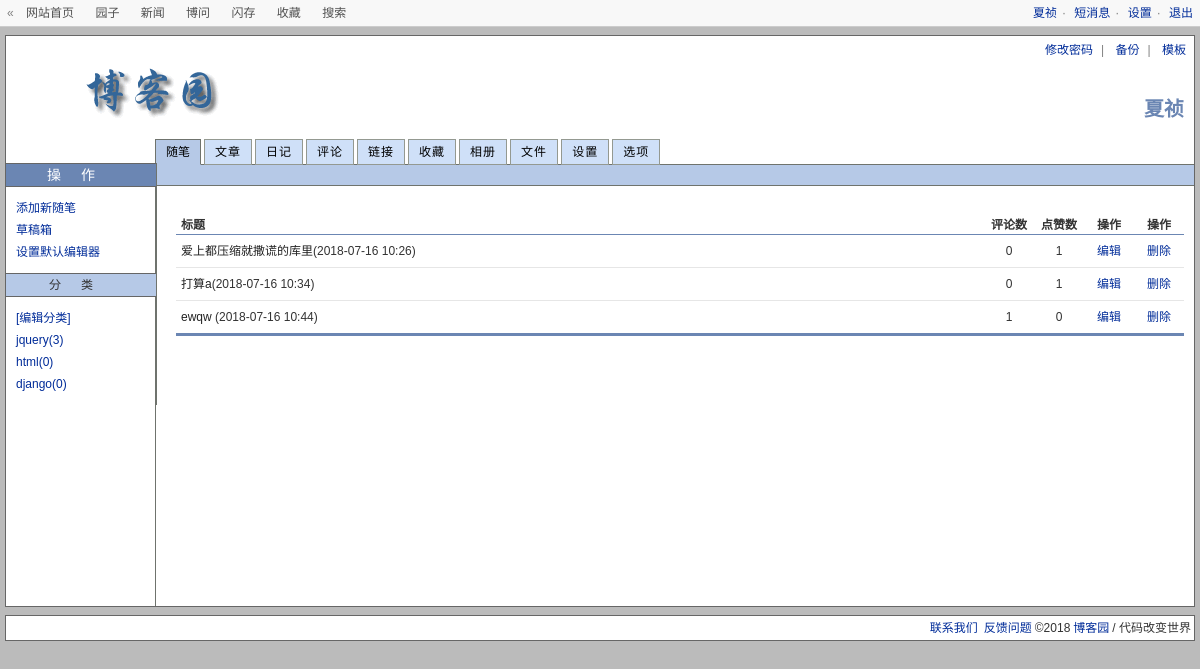
The app's page /backstage/ (signed in) with its own data.
### blog/models.py (models this page shows, shortened)
class UserInfo(AbstractUser):
    nid = models.AutoField(primary_key=True)
    telephone = models.CharField(max_length=11, null=True, unique=True)
    avatar = models.FileField(upload_to='avatars/', default="avatars/default.png")
    create_time = models.DateTimeField(verbose_name='创建时间', auto_now_add=True)
    blog = models.OneToOneField(to='Blog', to_field='nid', null=True, on_delete=models.CASCADE)

class Article(models.Model):
    nid = models.AutoField(primary_key=True)
    title = models.CharField(max_length=50, verbose_name='文章标题')
    desc = models.CharField(max_length=255, verbose_name='文章描述')
    create_time = models.DateTimeField(verbose_name='创建时间', auto_now_add=True)
    content = models.TextField()
    comment_count = models.IntegerField(default=0)
    up_count = models.IntegerField(default=0)
    down_count = models.IntegerField(default=0)
    user = models.ForeignKey(verbose_name='作者', to='UserInfo', to_field='nid', on_delete=models.CASCADE)
    category = models.ForeignKey(to='Category', to_field='nid', null=True, on_delete=models.CASCADE)
    tags = models.ManyToManyField(
        to="Tag",
        through='Article2Tag',
    )

class Category(models.Model):
    nid = models.AutoField(primary_key=True)
    title = models.CharField(verbose_name='分类标题', max_length=32)
    blog = models.ForeignKey(verbose_name='所属博客', to='Blog', to_field='nid', on_delete=models.CASCADE)

### blog/views.py (the view)
# urls.py: path('backstage/', views.backstage),
def backstage(request):
    if not request.user.is_authenticated:
        return render(request, 'login.html')
    user=request.user
    blog = user.blog
    article_lis=Article.objects.filter(user=user).all()
    cate_list = Category.objects.filter(blog=blog).annotate(c=Count("article__title")).values_list("title", "c")
    return render(request,'backstage.html',locals())

### templates/backstage.html (shortened to what this page needs)
<!DOCTYPE html>
<html lang="en">
<head>
    {% block link %}
      <link rel="stylesheet" href="/static/css/backstage.css">
    {% endblock %}
</head>
<body>
<div id="top_nav">
        <div id="left">
            «  <a href="/index/">网站首页</a>
            <a href="javascript:void(0)">园子</a>
            <a href="javascript:void(0)">新闻</a>
            <a href="javascript:void(0)">博问</a>
            <a href="javascript:void(0)">闪存</a>
            <a href="javascript:void(0)">收藏</a>
            <a href="javascript:void(0)">搜索</a>
        </div>
        <div id="right">
            <a href="/{{ request.user.username }}/">{{ request.user.username }}</a>·
            <a href="javascript:void(0)">短消息</a>·
            <a href="javascript:void(0)">设置</a>·
            <a href="/logout/">退出</a>
        </div>
    </div>
<div id="main">
        <div id="main_nav"><a href="" target="_blank">修改密码</a>|
            <a href="">备份</a>|
            <a href="" target="_blank">模板</a></div>
        <div id="main_head">
            <div id="blog_title"><a href="{{ request.user.username }}">{{ request.user.username }}</a></div>
            <div id="SiteTitle"><a href="/index/"><img alt="logo" src="/static/images/adminlogo.gif"></a></div>
        </div>
        <div id="main_body">
            <div id="main_wrap">
                <div id="main_container">
                    <div id="tab_nav">
                        <ul>
                            <li><a id="TabPosts" href="/backstage/" class="current_nav">随笔</a></li>
                            <li><a id="TabArticles" href="javascript:void(0)">文章</a></li>
                            <li><a id="TabDiary" href="javascript:void(0)">日记</a></li>
                            <li><a id="TabFeedback" href="javascript:void(0)">评论</a></li>
                            <li><a id="TabLinks" href="javascript:void(0)">链接</a></li>
                            <li><a id="TabFavorites" href="javascript:void(0)">收藏</a></li>
                            <li><a id="TabGalleries" href="javascript:void(0)">相册</a></li>
                            <li><a id="TabFiles" href="javascript:void(0)">文件</a></li>
                            <li><a id="TabConfigure" href="javascript:void(0)">设置</a></li>
                            <li><a id="TabPreferences" href="javascript:void(0)">选项</a></li>
                        </ul>
                    </div>
                    <div id="sub_nav">
                    </div>
                {% block  content_area%}
                    <div id="content_area">
                        <div id="post_list">
                            <table cellspacing="0" cellpadding="0" border="0">
                                <tbody>
                                <tr>
                                    <th class="post-title">标题</th>
                                    <th>评论数</th>
                                    <th>点赞数</th>
                                    <th>操作</th>
                                    <th>操作</th>
                                </tr>
                                <tr id="post-row-9266822">
                                {% for foo in  article_lis  %}
                                <tr>
                                    <td class="post-title"><a href="/{{ user.username }}/articles/{{ foo.pk }}">{{ foo.title }}</a>({{ foo.create_time |date:'Y-m-d H:i'}})</td>
                                    <td>{{ foo.comment_count }}</td>
                                    <td>{{ foo.up_count }}</td>
                                    <td><a href="/update_article/{{ foo.pk }}" }>编辑</a></td>
                                    <td><a href="javascript:void(0)"  class="delbtn" id={{ foo.pk }}>删除</a></td>
                                </tr>
                                {% endfor %}
                            </tbody></table>
                        </div>
                    </div>
                {% endblock %}
                </div>
            </div>
            <div id="left_container">
                <div id="left_nav">
                    <h2>操作</h2>
                    <ul>
                        <li><a href="/addarticles/">添加新随笔</a></li>
                        <li><a href="javascript:void(0)" id="nav_draft">草稿箱</a></li>
                        <li><a href="javascript:void(0)">设置默认编辑器</a></li>
                    </ul>
                </div>
                <div id="sidebar_categories">
                    <h2>分类</h2>
                    <ul id="post_categories">
                        <li><a href="javascript:void(0)">[编辑分类]</a></li>
                    {% block cata %}
                        {% for foo in cate_list %}
                        <li><a href="javascript:void(0)">{{ foo.0 }}({{  foo.1 }})</a></li>
                        {% endfor %}
                    {% endblock %}
                    </ul>
                </div>
            </div>
        </div>
    </div>
<div id="footer">
        <a href="javascript:void(0)">联系我们</a><a href="javascript:void(0)">反馈问题</a>©2018<a href="/index/">博客园</a>/ 代码改变世界
    </div>
</body>
</html>

### static/css/backstage.css (style rules this page uses)
html { color:#000;background:#fff }
body,div,dl,dt,dd,ul,ol,li,h1,h2,h3,h4,h5,h6,pre,code,form,fieldset,legend,input,textarea,p,blockquote,th,td { margin:0;padding:0 }
table { border-collapse:collapse;border-spacing:0 }
fieldset,img { border:0 }
address,caption,cite,code,dfn,em,strong,th,var { font-style:normal;font-weight:normal }
ol,ul { list-style:none }
caption,th { text-align:left }
h1,h2,h3,h4,h5,h6 { font-size:100%;font-weight:normal }
html { margin:0;padding:0;background-color:#bbb }
body { font-family:Verdana,Arial,Helvetica,sans-serif;font-size:12px;line-height:1.5;margin:35px 5px 5px 5px;padding:0;background-color:#bbb }
img { border:0 }
a:link,a:visited,a:active { color:#002c99;text-decoration:none }
#top_nav { background:none repeat scroll 0 0 #f8f8f8;border-bottom:1px solid #ccc;left:0;top:0;right:0;position:absolute;*width:100%;margin:auto;color:gray;height:26px;line-height:26px;padding-left:5px;padding-right:5px }
#top_nav #left { float:left;margin-left:2px }
#top_nav #left a { margin-left:9px;margin-right:9px }
#top_nav #right { float:right;margin-right:-3px }
#top_nav #right a { margin-left:5px;margin-right:5px }
#top_nav a { text-decoration:none }
#top_nav #left a:link,#top_nav #left a:active,#top_nav #left a:visited { color:#515151 }
#main { border:1px solid #666;background-color:#fff;color:#333 }
#main_nav { text-align:right;padding:5px 0;color:gray }
#main_nav a { padding:0 8px }
#blog_title { font-size:20px;font-weight:bold;float:right;text-align:right;padding:30px 10px 10px 0 }
#blog_title a:link,#blog_title a:visited,#blog_title a:active { color:#6b86b3;background:inherit }
#SiteTitle { padding:4px 4px 15px 80px }
#left_container { width:150px;float:left;margin-top:24px;*margin-top:28px;border-right:1px solid #6f736d;margin-right:-1px;font-size:12px }
#left_container h2 { padding:0;letter-spacing:20px;height:22px;line-height:22px }
#left_container ul { list-style:none;padding:10px }
#left_container ul li { line-height:22px;word-wrap:break-word }
#left_nav h2 { font-weight:normal;font-size:14px;color:#fff;border-bottom:1px solid #666;border-top:1px solid #666;background-color:#6b86b3;text-align:center }
#left_nav ul { list-style:none }
#sidebar_categories h2 { font-weight:normal; font-size:12px;border-bottom:1px solid #666;border-top:1px solid #666;background-color:#b6c9e7;text-align:center }
#main_wrap { margin-left:-150px;float:right;width:100%;padding-top:0;margin-top:0 }
#main_container { margin-left:150px }
#tab_nav { font-size:12px;padding:0;border-bottom:1px solid #6f736d;margin-left:-1px }
#tab_nav ul { float:left;margin-bottom:-1px }
#tab_nav li { float:left;margin-right:3px;padding:0 }
#tab_nav li a:link,#tab_nav li a:visited,#tab_nav li a:active { background-color:#cfe0f8;border:1px solid #949991;color:#000;float:left;letter-spacing:1px;padding:3px 10px;text-decoration:none }
#tab_nav li a.current_nav:link,#tab_nav li a.current_nav:visited,#tab_nav li a.current_nav:active { background-color:#b6c9e7;border-color:#6f736d #6f736d #b6c9e7 #6f736d;border-style:solid;border-width:1px;color:#000;letter-spacing:0;margin:0;padding:3px 10px }
#sub_nav { background-color:#b6c9e7;border-top:0 solid #6f736d;border-bottom:1px solid #6f736d;padding:0 10px;height:20px }
#content_area { padding:10px;min-height:400px;border-left:1px solid #6f736d;margin-left:-1px }
#post_list { margin-top:20px;margin-left:10px }
#post_list table { border-bottom:3px solid #6b86b3;margin:0 0 8px 0;width:100% }
#post_list table th { font-weight:bold;color:inherit;border-bottom:1px solid #6b86b3;width:50px;text-align:center }
#post_list table th.post-title { width:auto;padding-left:5px }
#post_list .post-title { text-align:left }
#post_list .post-title a:link,#post_list .post-title a:active,#post_list .post-title a:visited { color:#222 }
#post_list td { padding:5px;text-align:center;border-bottom:1px solid #e6e6e6;height:22px }
#footer { background:none repeat scroll 0 0 #fff;border:1px solid #666;color:#333;margin-top:8px;text-align:right;padding:3px }
#footer a { padding:0 3px }

### records on screen
UserInfo: user.username "夏祯"
Article: title "爱上都压缩就撒谎的库里", create_time "2018-07-16 10:26", comment_count "0", up_count "1"
Article: title "打算a", create_time "2018-07-16 10:34", comment_count "0", up_count "1"
Article: title "ewqw", create_time "2018-07-16 10:44", comment_count "1", up_count "0"
Category: title "jquery", foo "3"
Category: title "html", foo "0"
Category: title "django", foo "0"
